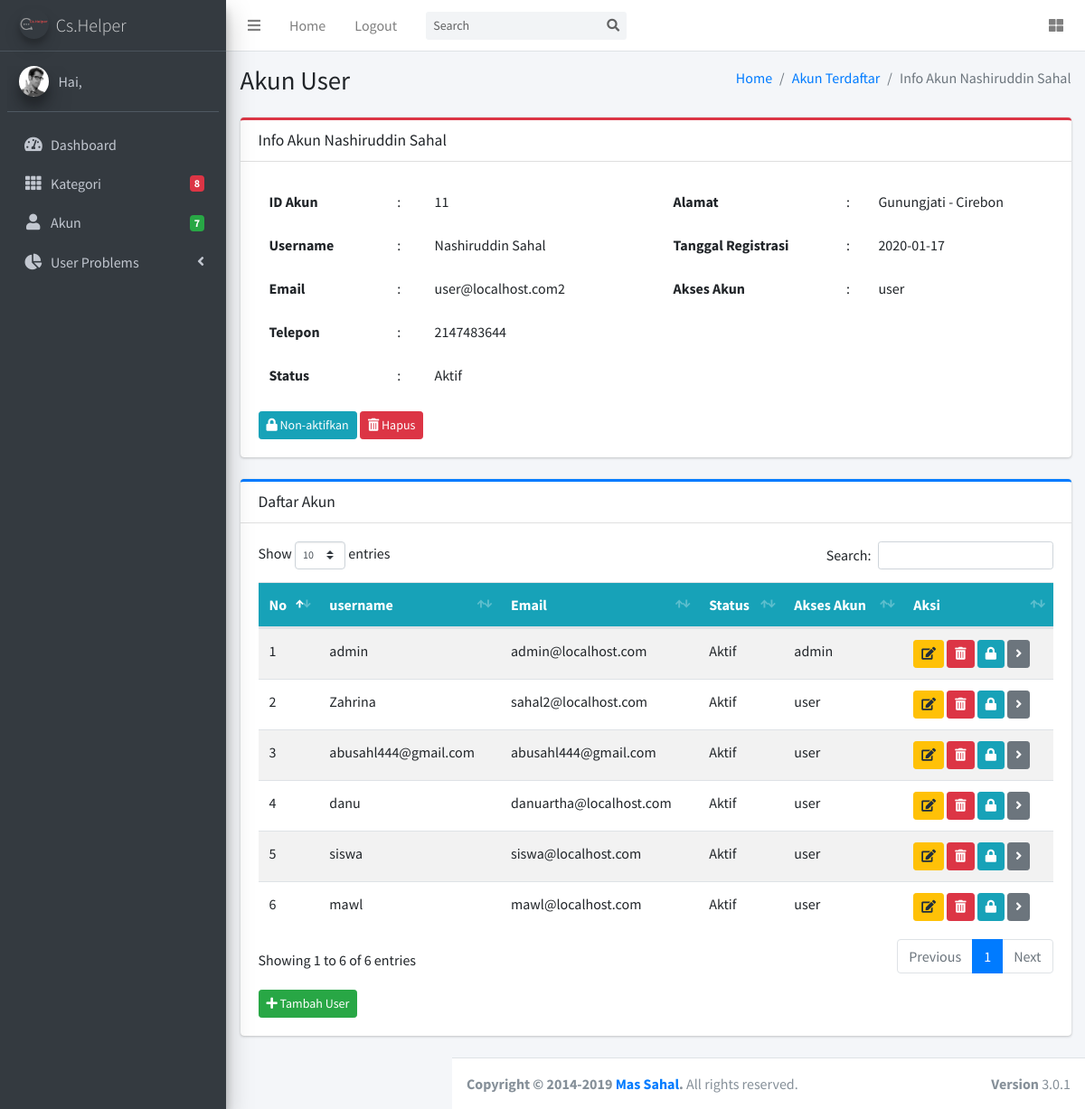
The page /admin/akun.php?page=info_akun&id=11 on the database its author committed.
### tables this page shows
CREATE TABLE `tb_akun` (
  `id_akun` int(11) NOT NULL,
  `username_akun` varchar(100) NOT NULL,
  `email_akun` varchar(100) NOT NULL,
  `telepon_akun` int(25) NOT NULL,
  `password_akun` varchar(100) NOT NULL,
  `alamat_akun` text NOT NULL,
  `status_akun` varchar(50) NOT NULL DEFAULT 'Tidak Aktif',
  `akses_akun` varchar(50) NOT NULL,
  `registrasi_akun` date NOT NULL,
  `motto_akun` text NOT NULL,
  `foto_akun` varchar(100) NOT NULL DEFAULT 'user.png'
);

### admin/akun.php (the view, shortened to what this page needs)
<?php
include('../koneksi.php');
?>
<!DOCTYPE html>
<html>
<head>
  <link rel="stylesheet" href="sweetalert2.min.css">
  <link rel="stylesheet" href="plugins/fontawesome-free/css/all.min.css">
  <link rel="stylesheet" href="https://code.ionicframework.com/ionicons/2.0.1/css/ionicons.min.css">
  <link rel="stylesheet" href="plugins/sweetalert2-theme-bootstrap-4/bootstrap-4.min.css">
  <link rel="stylesheet" href="plugins/toastr/toastr.min.css">
  <link rel="stylesheet" href="plugins/tempusdominus-bootstrap-4/css/tempusdominus-bootstrap-4.min.css">
  <link rel="stylesheet" href="plugins/icheck-bootstrap/icheck-bootstrap.min.css">
  <link rel="stylesheet" href="plugins/datatables-bs4/css/dataTables.bootstrap4.css">
  <link rel="stylesheet" href="dist/css/adminlte.min.css">
  <link rel="stylesheet" href="plugins/overlayScrollbars/css/OverlayScrollbars.min.css">
  <link rel="stylesheet" href="plugins/daterangepicker/daterangepicker.css">
  <link rel="stylesheet" href="plugins/summernote/summernote-bs4.css">
</head>
<body class="hold-transition sidebar-mini layout-fixed">
  <div class="wrapper">
    <?php include('layouts/header.php'); ?>
    <?php include("layouts/sidebar.php"); ?>
    <div class="content-wrapper">
      <?php
      if (isset($_GET['page'])) {
        $page = $_GET['page'];
        switch ($page) {
          case 'info_akun':
            include("proses/info_akun.php");
            break;
        }
      ?>
      <div class="content">
        <div class="container-fluid">
          <div class="row mb-2">
            <div class="col">
              <div class="card card-primary card-outline">
                <div class="card-header">
                  <h5 class="card-title m-0">Daftar Akun</h5>
                </div>
                <div class="card-body">
                  <div class="table-responsive">
                    <table class="table table-hover table-striped" id="table1">
                      <thead class="text-light bg-info">
                        <tr>
                          <th>No</th>
                          <th>username</th>
                          <th>Email</th>
                          <th>Status</th>
                          <th>Akses Akun</th>
                          <th>Aksi</th>
                        </tr>
                      </thead>
                      <tbody>
                        <?php
                        $id_profile = $_SESSION['akun']['id_akun'];
                        $query = mysqli_query($koneksi, "SELECT * FROM tb_akun WHERE id_akun!='$data[id_akun]' AND id_akun!='$id_profile'");
                        $no = 0;
                        while ($data = mysqli_fetch_assoc($query)) {
                        ?>
                          <tr>
                            <td><?= $no += 1; ?></td>
                            <td><?= $data['username_akun']; ?></td>
                            <td><?= $data['email_akun']; ?></td>
                            <td><?= $data['status_akun']; ?></td>
                            <td><?= $data['akses_akun']; ?></td>
                            <td>
                              <a href="?page=edit_akun&id=<?= $data['id_akun']; ?>" class="btn  btn-warning btn-sm" data-toggle="tooltip" data-placement="bottom" title="Edit"><i class="fa fa-edit"></i></a>
                              <a href="?page=hapus_akun&id=<?= $data['id_akun']; ?>" onclick="return confirm('Yakin Ingin Menghapus Ini?')" class="btn btn-danger btn-sm" data-toggle="tooltip" data-placement="bottom" title="Hapus"><i class="fa fa-trash-alt"></i></a>
                              <?php if ($data['status_akun'] == 'Tidak Aktif') { ?>
                                <a href="?page=aktif_akun&id=<?= $data['id_akun']; ?>" class="btn btn-info btn-sm" data-toggle="tooltip" data-placement="bottom" title="Aktifkan"><i class="fa fa-lock-open"></i></a>
                              <?php } elseif ($data['status_akun'] == 'Aktif') { ?>
                                <a href="?page=nonaktifkan_akun&id=<?= $data['id_akun']; ?>" class="btn btn-info btn-sm" data-toggle="tooltip" data-placement="bottom" title="Non-Aktifkan"><i class="fa fa-lock"></i></a>
                              <?php } ?>
                              <a href="?page=info_akun&id=<?= $data['id_akun']; ?>" class="btn btn-secondary btn-sm" data-toggle="tooltip" data-placement="bottom" title="Selengkapnya"><i class="fa fa-angle-right"></i></a>
                            </td>
                          </tr>
                        <?php } ?>
                      </tbody>
                    </table>
                  </div>
                  <div class="mt-3">
                    <a href="#" data-toggle="modal" data-target="#tambahuser" class="btn btn-sm btn-success"><span class="fa fa-plus"></span> Tambah User</a>
                  </div>
                </div>
              </div>
            </div>
          </div>
        </div>
      </div>
      <?php
      }else if(!isset($_GET['page'])){
      ?>
      <section class="content-header">
        <div class="container-fluid">
          <div class="row mb-2">
            <div class="col-sm-6">
              <h1>Akun Terdaftar</h1>
            </div>
            <div class="col-sm-6">
              <ol class="breadcrumb float-sm-right">
                <li class="breadcrumb-item"><a href="index.php">Dashboard</a></li>
                <li class="breadcrumb-item active">Akun Terdaftar</li>
              </ol>
            </div>
          </div>
        </div>
      </section>
      <div class="content">
        <div class="container-fluid">
          <div class="row mb-2">
            <div class="col">
              <div class="card card-primary card-outline">
                <div class="card-header">
                  <h5 class="card-title m-0">Daftar Akun</h5>
                </div>
                <div class="card-body">
                  <div class="table-responsive">
                    <table class="table table-hover table-striped" id="table1">
                      <thead class="text-light bg-info">
                        <tr>
                          <th>No</th>
                          <th>username</th>
                          <th>Email</th>
                          <th>Status</th>
                          <th>Akses Akun</th>
                          <th>Aksi</th>
                        </tr>
                      </thead>
                      <tbody>
                        <?php
                        $id_profile = $_SESSION['akun']['id_akun'];
                        $query = mysqli_query($koneksi, "SELECT * FROM tb_akun WHERE id_akun!='$id_profile'");
                        $no = 0;
                        while ($data = mysqli_fetch_assoc($query)) {
                        ?>
                          <tr>
                            <td><?= $no += 1; ?></td>
                            <td><?= $data['username_akun']; ?></td>
                            <td><?= $data['email_akun']; ?></td>
                            <td><?= $data['status_akun']; ?></td>
                            <td><?= $data['akses_akun']; ?></td>
                            <td>
                              <a href="?page=edit_akun&id=<?= $data['id_akun']; ?>" class="btn  btn-warning btn-sm" data-toggle="tooltip" data-placement="bottom" title="Edit"><i class="fa fa-edit"></i></a>
                              <a href="?page=hapus_akun&id=<?= $data['id_akun']; ?>" onclick="return confirm('Yakin Ingin Menghapus Ini?')" class="btn  btn-danger btn-sm" data-toggle="tooltip" data-placement="bottom" title="Hapus"><i class="fa fa-trash-alt"></i></a>
                              <?php if ($data['status_akun'] == 'Tidak Aktif') { ?>
                                <a href="?page=aktif_akun&id=<?= $data['id_akun']; ?>" class="btn  btn-info btn-sm" data-toggle="tooltip" data-placement="bottom" title="Aktifkan"><i class="fa fa-lock-open"></i></a>
                              <?php } elseif ($data['status_akun'] == 'Aktif') { ?>
                                <a href="?page=nonaktifkan_akun&id=<?= $data['id_akun']; ?>" class="btn  btn-info btn-sm" data-toggle="tooltip" data-placement="bottom" title="Non-Aktifkan"><i class="fa fa-lock"></i></a>
                              <?php } ?>
                              <a href="?page=info_akun&id=<?= $data['id_akun']; ?>" class="btn  btn-secondary btn-sm" data-toggle="tooltip" data-placement="bottom" title="Selengkapnya"><i class="fa fa-angle-right"></i></a>
                            </td>
                          </tr>
                        <?php } ?>
                      </tbody>
                    </table>
                  </div>
                  <div class="mt-3">
                    <a href="#" data-toggle="modal" data-target="#tambahakun" class="btn btn-sm btn-success"><span class="fa fa-plus"></span> Tambah Akun</a>
                  </div>
                </div>
              </div>
            </div>
          </div>
        </div>
      </div>
    </div>
    <?php } ?>
    <footer class="main-footer">
      <strong>Copyright &copy; 2014-2019 <a href="http://massahalofficial.site">Mas Sahal</a>.</strong>
      All rights reserved.
      <div class="float-right d-none d-sm-inline-block">
        <b>Version</b> 3.0.1
      </div>
    </footer>
  </div>
</body>
</html>

### admin/proses/info_akun.php (shortened to what this page needs)
<?php
$id = $_GET['id'];
$edit = mysqli_query($koneksi,"SELECT * FROM tb_akun WHERE id_akun='$id'");
$data = mysqli_fetch_assoc($edit);
?>
    <section class="content-header">
        <div class="container-fluid">
            <div class="row mb-2">
                <div class="col-sm-6">
                    <h1>
                        Akun <?php if ($data['akses_akun'] == 'user') {
                            echo"User";}elseif($data['akses_akun'] == 'admin'){
                                echo"Admin"; }else{echo"Error / Jenis Akun Tidak Terdaftar";} ?>
                    </h1>
                </div>
                <div class="col-sm-6">
                    <ol class="breadcrumb float-sm-right">
                        <li class="breadcrumb-item"><a href="index.php">Home</a></li>
                        <li class="breadcrumb-item"><a href="akun.php">Akun Terdaftar</a></li>
                        <li class="breadcrumb-item active">Info Akun <?= $data['username_akun']; ?></li>
                    </ol>
                </div>
            </div>
        </div>
    </section>
    <div class="content">
        <div class="container-fluid">
            <div class="row mb-2">
                <div class="col">
                    <div class="card card-danger card-outline">
                        <div class="card-header">
                            <h5 class="card-title m-0">Info Akun <?= $data['username_akun']; ?></h5>
                        </div>
                        <div class="card-body">
                            <div class="row">
                                <div class="col-6">
                                    <table class="table table-borderless">
                                        <tr>
                                            <th>ID Akun</th>
                                            <td>:</td>
                                            <td><?= $data['id_akun']; ?></td>
                                        </tr>
                                        <tr>
                                            <th>Username</th>
                                            <td>:</td>
                                            <td><?= $data['username_akun']; ?></td>
                                        </tr>
                                        <tr>
                                            <th>Email</th>
                                            <td>:</td>
                                            <td><?= $data['email_akun']; ?></td>
                                        </tr>
                                        <tr>
                                            <th>Telepon</th>
                                            <td>:</td>
                                            <td><?= $data['telepon_akun']; ?></td>
                                        </tr>
                                        <tr>
                                            <th>Status</th>
                                            <td>:</td>
                                            <td><?= $data['status_akun']; ?></td>
                                        </tr>
                                    </table>
                                </div>
                                <div class="col-6">
                                    <table class="table table-borderless">
                                        <tr>
                                            <th>Alamat</th>
                                            <td>:</td>
                                            <td><?= $data['alamat_akun']; ?></td>
                                        </tr>
                                        <tr>
                                            <th>Tanggal Registrasi</th>
                                            <td>:</td>
                                            <td><?= $data['registrasi_akun']; ?></td>
                                        </tr>
                                        <tr>
                                            <th>Akses Akun</th>
                                            <td>:</td>
                                            <td><?= $data['akses_akun']; ?></td>
                                        </tr>
                                    </table>
                                </div>
                                <div class="col-12 align-right ">
                                    <form method="post">
                                        <?php
                                        if ($data['status_akun'] == 'Tidak Aktif') { ?>
                                            <button type="submit" class="btn btn-sm btn-info" name="aktifkan"><i class="fas fa-lock-open"></i> Aktifkan</button>
                                        <?php } else { ?>
                                            <button type="submit" name="nonaktif" class="btn btn-sm btn-info"><i class="fas fa-lock"></i> Non-aktifkan</button>
                                        <?php } ?>
                                        <button type="submit" onclick="return confirm('Yakin Ingin Menghapus Ini?')" name="hapus" class="btn btn-sm btn-danger"><i class="fas fa-trash-alt"></i> Hapus</button>
                                    </form>
                                </div>
                            </div>
                        </div>
                    </div>
                </div>
            </div>
        </div>
    </div>

### rows shown on the page
tb_akun: username_akun "Nashiruddin Sahal", id_akun "11", email_akun "user@localhost.com2", telepon_akun "2147483644", status_akun "Aktif", alamat_akun "Gunungjati - Cirebon", registrasi_akun "2020-01-17", akses_akun "user"
tb_akun: no "1", username_akun "admin", email_akun "admin@localhost.com", status_akun "Aktif", akses_akun "admin"
tb_akun: no "2", username_akun "Zahrina", email_akun "sahal2@localhost.com", status_akun "Aktif", akses_akun "user"
tb_akun: no "3", username_akun "abusahl444@gmail.com", email_akun "abusahl444@gmail.com", status_akun "Aktif", akses_akun "user"
tb_akun: no "4", username_akun "danu", email_akun "danuartha@localhost.com", status_akun "Aktif", akses_akun "user"
tb_akun: no "5", username_akun "siswa", email_akun "siswa@localhost.com", status_akun "Aktif", akses_akun "user"
tb_akun: no "6", username_akun "mawl", email_akun "mawl@localhost.com", status_akun "Aktif", akses_akun "user"

### other values the page prints
$jml_kategori "8"
$jml_akun "7"
